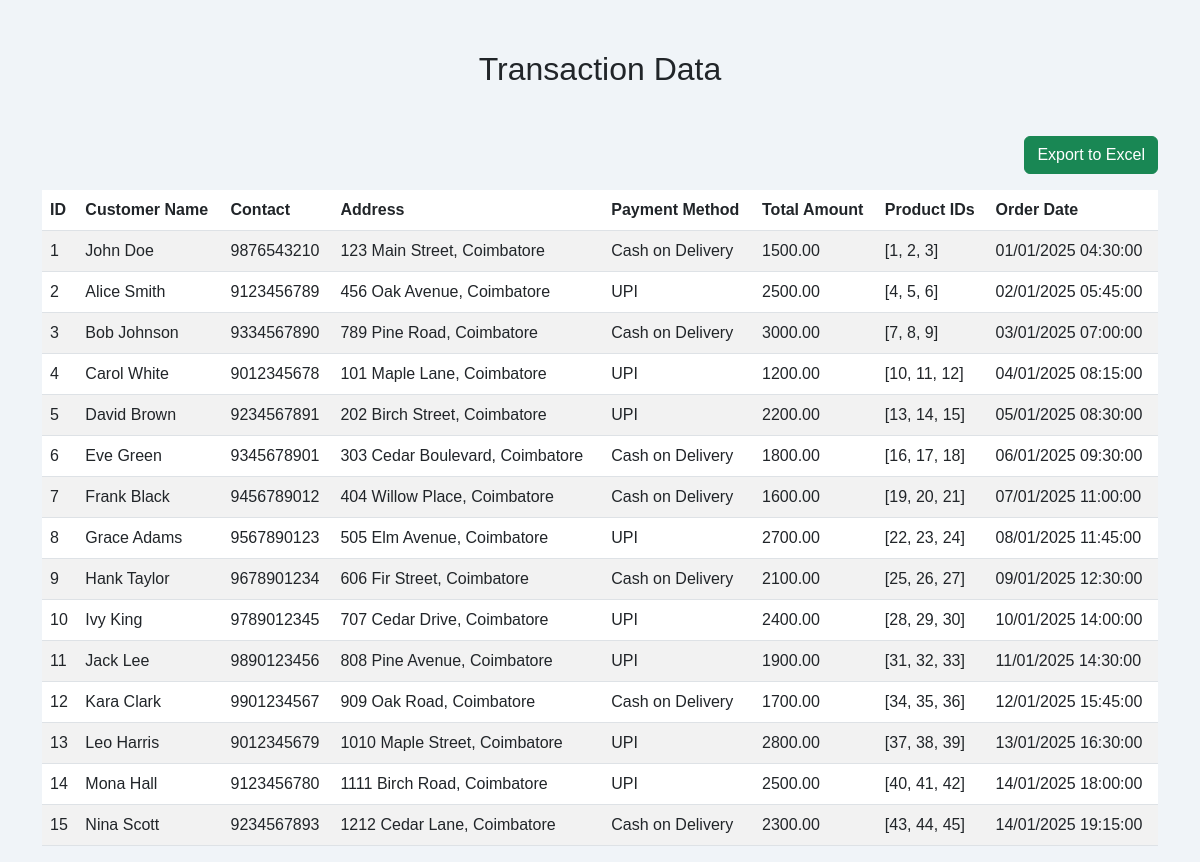
Screenshot of /admin/getdata.php with the database file from the repository.
### tables this page shows
CREATE TABLE `transactions` (
  `id` int(11) NOT NULL,
  `customer_name` varchar(100) DEFAULT NULL,
  `contact` varchar(15) DEFAULT NULL,
  `address` text DEFAULT NULL,
  `payment_method` varchar(50) DEFAULT NULL,
  `total_amount` decimal(10,2) DEFAULT NULL,
  `product_ids` longtext DEFAULT NULL CHECK (json_valid(`product_ids`)),
  `order_date` timestamp NOT NULL DEFAULT current_timestamp()
);

### admin/getdata.php (the view, shortened to what this page needs)
<?php
require 'connection.php';
$query = "SELECT * FROM transactions";
$result = mysqli_query($conn, $query);
if ($result && mysqli_num_rows($result) > 0) {
    $transactions = mysqli_fetch_all($result, MYSQLI_ASSOC);
} else {
    $transactions = [];
}
?>
<!DOCTYPE html>
<html lang="en">
<head>
    <link rel="stylesheet" href="https://cdnjs.cloudflare.com/ajax/libs/bootstrap/5.3.0/css/bootstrap.min.css">
</head>
<body>
    <div class="container">
        <h2 class="text-center mb-5">Transaction Data</h2>
        <?php if (!empty($transactions)): ?>
            <div class="text-end mb-3">
                <a href="?export=excel" class="btn btn-success">Export to Excel</a>
            </div>
            <table class="table table-striped">
                <thead>
                    <tr>
                        <th>ID</th>
                        <th>Customer Name</th>
                        <th>Contact</th>
                        <th>Address</th>
                        <th>Payment Method</th>
                        <th>Total Amount</th>
                        <th>Product IDs</th>
                        <th>Order Date</th>
                    </tr>
                </thead>
                <tbody>
                    <?php foreach ($transactions as $transaction): ?>
                        <tr>
                            <td><?php echo $transaction['id']; ?></td>
                            <td><?php echo $transaction['customer_name']; ?></td>
                            <td><?php echo $transaction['contact']; ?></td>
                            <td><?php echo $transaction['address']; ?></td>
                            <td><?php echo $transaction['payment_method']; ?></td>
                            <td><?php echo $transaction['total_amount']; ?></td>
                            <td><?php echo $transaction['product_ids']; ?></td>
                            <td><?php echo date('d/m/Y H:i:s', strtotime($transaction['order_date'])); ?></td>
                        </tr>
                    <?php endforeach; ?>
                </tbody>
            </table>
        <?php else: ?>
            <p>No transactions found.</p>
        <?php endif; ?>
    </div>
</body>
</html>

### admin/getdata.php (style rules this page uses)
body { background-color: #f0f4f8; font-family: 'Montserrat', sans-serif; }
.container { margin-top: 50px; }
.table th, .table td { vertical-align: middle; }

### rows the page displays
transactions: id "1", customer_name "John Doe", contact "9876543210", address "123 Main Street, Coimbatore", payment_method "Cash on Delivery", total_amount "1500.00", product_ids "[1, 2, 3]", order_date "01/01/2025 04:30:00"
transactions: id "2", customer_name "Alice Smith", contact "9123456789", address "456 Oak Avenue, Coimbatore", payment_method "UPI", total_amount "2500.00", product_ids "[4, 5, 6]", order_date "02/01/2025 05:45:00"
transactions: id "3", customer_name "Bob Johnson", contact "9334567890", address "789 Pine Road, Coimbatore", payment_method "Cash on Delivery", total_amount "3000.00", product_ids "[7, 8, 9]", order_date "03/01/2025 07:00:00"
transactions: id "4", customer_name "Carol White", contact "9012345678", address "101 Maple Lane, Coimbatore", payment_method "UPI", total_amount "1200.00", product_ids "[10, 11, 12]", order_date "04/01/2025 08:15:00"
transactions: id "5", customer_name "David Brown", contact "9234567891", address "202 Birch Street, Coimbatore", payment_method "UPI", total_amount "2200.00", product_ids "[13, 14, 15]", order_date "05/01/2025 08:30:00"
transactions: id "6", customer_name "Eve Green", contact "9345678901", address "303 Cedar Boulevard, Coimbatore", payment_method "Cash on Delivery", total_amount "1800.00", product_ids "[16, 17, 18]", order_date "06/01/2025 09:30:00"
transactions: id "7", customer_name "Frank Black", contact "9456789012", address "404 Willow Place, Coimbatore", payment_method "Cash on Delivery", total_amount "1600.00", product_ids "[19, 20, 21]", order_date "07/01/2025 11:00:00"
transactions: id "8", customer_name "Grace Adams", contact "9567890123", address "505 Elm Avenue, Coimbatore", payment_method "UPI", total_amount "2700.00", product_ids "[22, 23, 24]", order_date "08/01/2025 11:45:00"
transactions: id "9", customer_name "Hank Taylor", contact "9678901234", address "606 Fir Street, Coimbatore", payment_method "Cash on Delivery", total_amount "2100.00", product_ids "[25, 26, 27]", order_date "09/01/2025 12:30:00"
transactions: id "10", customer_name "Ivy King", contact "9789012345", address "707 Cedar Drive, Coimbatore", payment_method "UPI", total_amount "2400.00", product_ids "[28, 29, 30]", order_date "10/01/2025 14:00:00"
transactions: id "11", customer_name "Jack Lee", contact "9890123456", address "808 Pine Avenue, Coimbatore", payment_method "UPI", total_amount "1900.00", product_ids "[31, 32, 33]", order_date "11/01/2025 14:30:00"
transactions: id "12", customer_name "Kara Clark", contact "9901234567", address "909 Oak Road, Coimbatore", payment_method "Cash on Delivery", total_amount "1700.00", product_ids "[34, 35, 36]", order_date "12/01/2025 15:45:00"
transactions: id "13", customer_name "Leo Harris", contact "9012345679", address "1010 Maple Street, Coimbatore", payment_method "UPI", total_amount "2800.00", product_ids "[37, 38, 39]", order_date "13/01/2025 16:30:00"
transactions: id "14", customer_name "Mona Hall", contact "9123456780", address "1111 Birch Road, Coimbatore", payment_method "UPI", total_amount "2500.00", product_ids "[40, 41, 42]", order_date "14/01/2025 18:00:00"
transactions: id "15", customer_name "Nina Scott", contact "9234567893", address "1212 Cedar Lane, Coimbatore", payment_method "Cash on Delivery", total_amount "2300.00", product_ids "[43, 44, 45]", order_date "14/01/2025 19:15:00"
